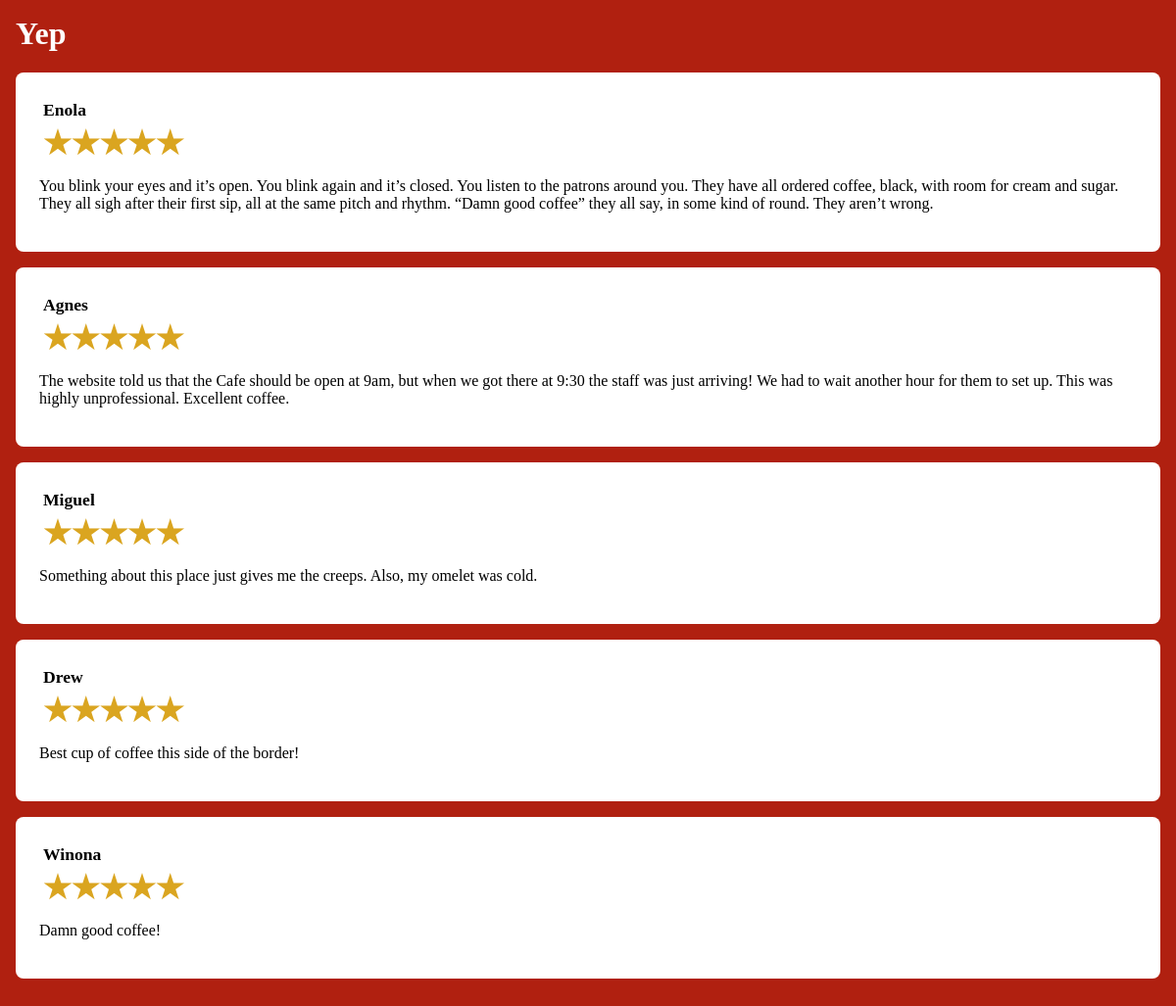
The app's page /utah/reviews/Coyote Kettle with its own data.
### ut/models.py (models this page shows, shortened)
class YelpReview (models.Model):
    business = models.ForeignKey(Business, on_delete=models.CASCADE)
    by = models.CharField(max_length=64)
    score = models.IntegerField()
    text = models.TextField()
    def stars(self):
        return ("&#9733;" * self.score) + ("&#9734" * (5 - self.score))

### ut/views.py (the view)
# urls.py: path('reviews/<str:businessname>', views.yelp, name='yelp'),
def yelp(request, businessname):
  context = base_context(request)
  context['reviews'] = YelpReview.objects.filter(business__name = businessname)
  return render(request, 'ut/yelp.html', context)

### ut/views.py (called while the page is built)
def base_context(request, tz=7, state = "Utah"):
  context = {
    'localtime': datetime.datetime.now(datetime.timezone(-datetime.timedelta(hours=tz))).strftime("%I:%M %p"),
    'localdate': 'June 11, 2019',
    'rand' : random.random(),
    'state' : state,
  }
  return context

### ut/templates/ut/yelp.html
{% load static %}
<html>
<head>
    <link rel="stylesheet" href="{% static 'ut/yelp.css' %}"/>
<head>
<body>
    <h1>Yep</h1>
    {% for review in reviews %}
    <section>
        <h2>{{ review.by }}</h2>
        <h3>{{ review.stars | safe }}</h3>
        <p>{{ review.text | safe }}</p>
    </section>
    {% endfor %}
</body>
</html>

### ut/static/ut/yelp.css (style rules this page uses)
body { margin: 0; background-color: #b02010; padding: 16px; }
h1 { color: white; }
section { padding: 24px; border-radius: 8px; background-color: white; margin-bottom: 16px; }
h2 { font-size: 1.1em; margin: 4px; }
h3 { margin: 4px; font-size: 2em; color: goldenrod; }

### records on screen
YelpReview: by "Enola", stars "★★★★★", text "You blink your eyes and it’s open. You blink again and it’s closed. You listen to the patrons around you. They have all ordered coffee, black, with room for cream and sugar. They all sigh after their first sip, all at the same pitch and rhythm. “Damn good coffee” they all say, in some kind of round. They aren’t wrong."
YelpReview: by "Agnes", stars "★★★★★", text "The website told us that the Cafe should be open at 9am, but when we got there at 9:30 the staff was just arriving! We had to wait another hour for them to set up. This was highly unprofessional. Excellent coffee."
YelpReview: by "Miguel", stars "★★★★★", text "Something about this place just gives me the creeps. Also, my omelet was cold."
YelpReview: by "Drew", stars "★★★★★", text "Best cup of coffee this side of the border!"
YelpReview: by "Winona", stars "★★★★★", text "Damn good coffee!"
